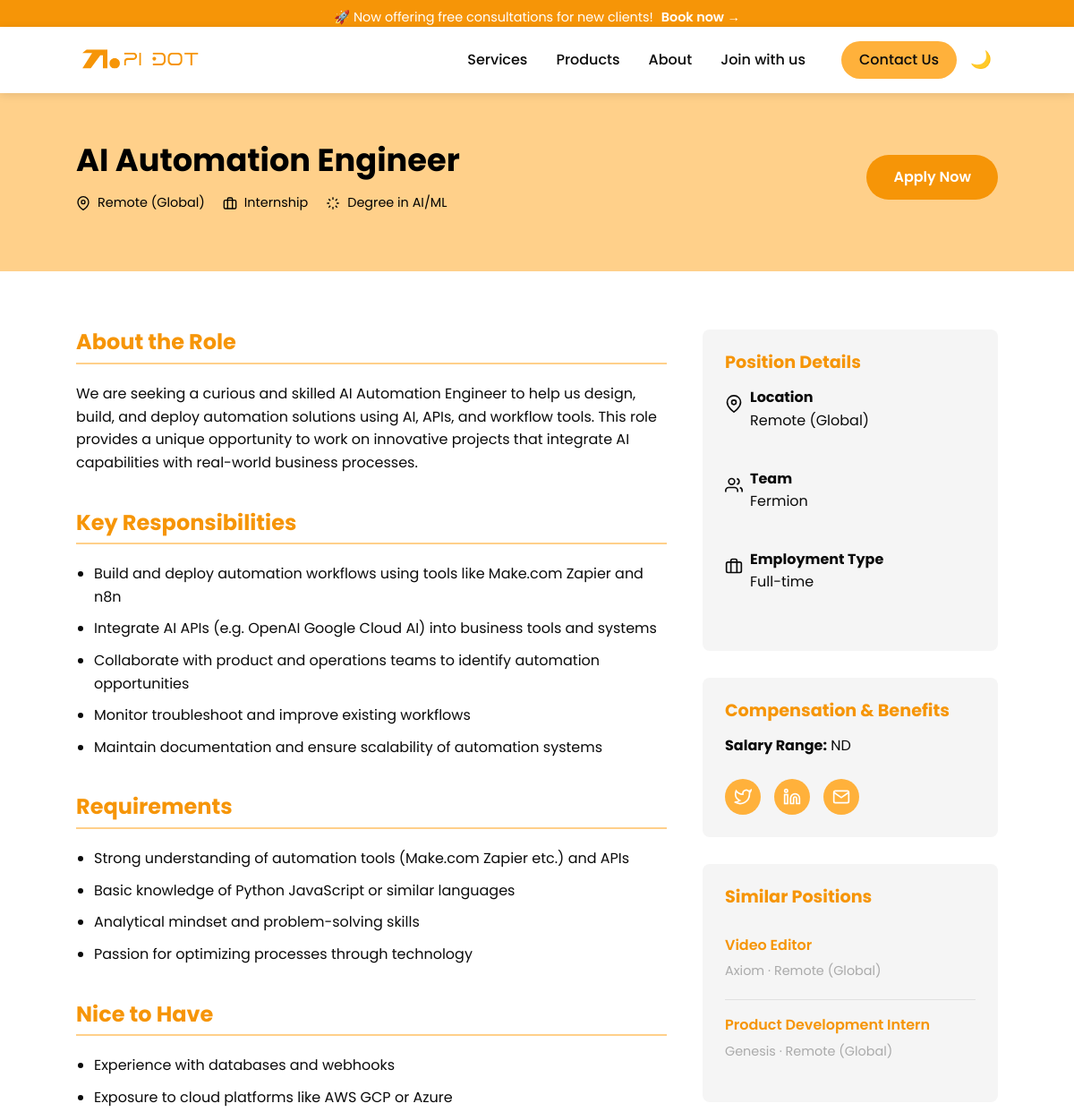
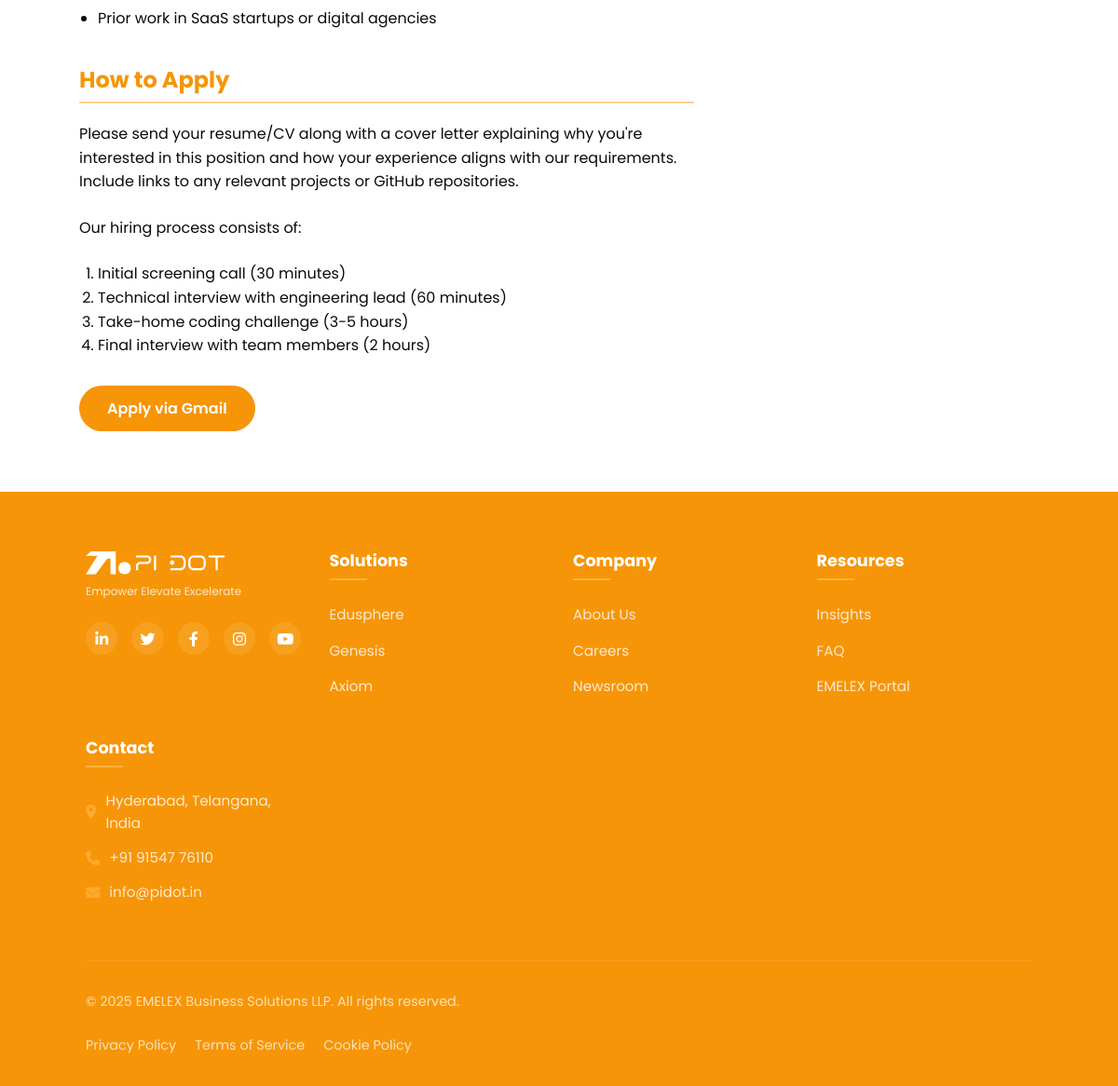
Page /PiDot/careers/ai-automation-engineer/ on the committed database (2 pictures, top to bottom).
### PiDot/models.py (models this page shows, shortened)
class ActiveRole(models.Model):
    job_id = models.CharField(max_length=100, unique=True)
    job_title = models.CharField(max_length=255)
    slug = models.SlugField(unique=True)
    date_posted = models.DateField()
    product_or_service = models.CharField(max_length=255)
    job_location = models.CharField(max_length=255)
    job_type = models.CharField(max_length=100)
    sal = models.CharField(max_length=100)
    basic_qualification = models.TextField()
    status = models.CharField(max_length=10, choices=[('Active', 'Active'), ('Inactive', 'Inactive')])
    department = models.CharField(max_length=255, blank=True, null=True)
    def __str__(self):
        return self.job_title
    def get_similar_jobs(self):
        print("Looking for jobs in department:", self.description.team)
        print("Job type:", self.job_type)
        similar = ActiveRole.objects.filter(status='Active').exclude(id=self.id)
        print("Total similar jobs before filters:", similar.count())
        return similar[:2]

class JobDescription(models.Model):
    job = models.OneToOneField(ActiveRole, on_delete=models.CASCADE, to_field='job_id', related_name='description')
    job_roles = models.TextField()
    about_role = models.TextField()
    requirements = models.TextField()
    nice_to_have = models.TextField(blank=True, null=True)
    responsibilities = models.TextField()
    team = models.CharField(max_length=255)

### PiDot/views.py (the view)
# urls.py: path('careers/<slug:slug>/', job_description_view, name='job_description'),
def job_description_view(request, slug):
    job = get_object_or_404(ActiveRole, slug=slug)
    try:
        description = JobDescription.objects.get(job=job)
        requirements_list = [req.strip() for req in description.requirements.split('\n') if req.strip()]
        nice_to_have_list = [item.strip() for item in description.nice_to_have.split('\n') if item.strip()]
        responsibilities_list = [item.strip() for item in description.responsibilities.split('\n') if item.strip()]
    except JobDescription.DoesNotExist:
        description = None
        requirements_list = []
        nice_to_have_list = []
        responsibilities_list = []
    similar_jobs = job.get_similar_jobs()
    print("Similar jobs in view:", similar_jobs)
    return render(request, 'PiDot/Job_description.html', {
        'job': job,
        'description': description,
        'requirements_list': requirements_list,
        'nice_to_have_list': nice_to_have_list,
        'responsibilities_list': responsibilities_list,
        'jobs': similar_jobs
    })

### templates/PiDot/Job_description.html (shortened to what this page needs)
{% extends "index.html" %}
{% load static %}
{% block Body %}
    <div class="position-header">
        <div class="container" style="padding: 55px 25px 25px 25px;">
            <div class="header-content">
                <div>
                    <h1 class="position-title">{{ job.job_title }}</h1>
                    <div class="position-meta">
                        <span class="meta-item">
                            <svg width="16" height="16" viewBox="0 0 24 24" fill="none" stroke="currentColor" stroke-width="2">
                                <path d="M21 10c0 7-9 13-9 13s-9-6-9-13a9 9 0 0 1 18 0z"></path>
                                <circle cx="12" cy="10" r="3"></circle>
                            </svg>
                            {{ job.job_location }}
                        </span>
                        <span class="meta-item">
                            <svg width="16" height="16" viewBox="0 0 24 24" fill="none" stroke="currentColor" stroke-width="2">
                                <rect x="2" y="7" width="20" height="14" rx="2"></rect>
                                <path d="M16 21V5a2 2 0 0 0-2-2h-4a2 2 0 0 0-2 2v16"></path>
                            </svg>
                            {{ job.job_type }}
                        </span>
                        <span class="meta-item">
                            <svg width="16" height="16" viewBox="0 0 24 24" fill="none" stroke="currentColor" stroke-width="2">
                                <path d="M12 2v4M12 18v4M4.93 4.93l2.83 2.83M16.24 16.24l2.83 2.83M2 12h4M18 12h4M4.93 19.07l2.83-2.83M16.24 7.76l2.83-2.83"></path>
                            </svg>
                            {{ job.basic_qualification }}
                        </span>
                    </div>
                </div>
                <a href="{% url 'PiDot_careers_register' %}" class="apply-btn">Apply Now</a>
            </div>
        </div>
    </div>
    <div class="container" style="padding: 25px;">
        <div class="position-body">
            <div class="position-content">
                <div class="section">
                    <h2 class="section-title">About the Role</h2>
                    <p>{{ job.description.about_role }}</p>
                </div>
                <div class="section">
                    <h2 class="section-title">Key Responsibilities</h2>
                    {% if responsibilities_list %}
                            <ul class="responsibilities-list" style="list-style: disc;">
                                {% for item in responsibilities_list %}
                                <li>{{ item }}</li>
                                {% endfor %}
                            </ul>
                        {% else %}
                        <p>No responsibilities listed.</p>
                        {% endif %}
                </div>
                <div class="section">
                    <h2 class="section-title">Requirements</h2>
                    {% if requirements_list %}
                    <ul class="requirements-list" style="list-style: disc;">
                        {% for requirement in requirements_list %}
                        <li>{{ requirement }}</li>
                        {% endfor %}
                    </ul>
                    {% else %}
                    <p>No requirements listed.</p>
                    {% endif %}
                </div>
                <div class="section">
                    <h2 class="section-title">Nice to Have</h2>
                    {% if nice_to_have_list %}
                    <ul class="requirements-list" style="list-style: disc;">
                        {% for item in nice_to_have_list %}
                        <li>{{ item }}</li>
                        {% endfor %}
                    </ul>
                    {% else %}
                    <p>None specified.</p>
                    {% endif %}
                </div>
                <div class="section" id="apply">
                    <h2 class="section-title">How to Apply</h2>
                    <p>Please send your resume/CV along with a cover letter explaining why you're interested in this position and how your experience aligns with our requirements. Include links to any relevant projects or GitHub repositories.</p>
                    <p>Our hiring process consists of:</p>
                    <div style="padding-left: 20px; padding-bottom: 30px;">
                    <ol>
                        <li>Initial screening call (30 minutes)</li>
                        <li>Technical interview with engineering lead (60 minutes)</li>
                        <li>Take-home coding challenge (3-5 hours)</li>
                        <li>Final interview with team members (2 hours)</li>
                    </ol>
                    </div>
                    <a href="https://mail.google.com/mail/?view=cm&fs=1&to=info@pidot.in&su=Application%20for%20{{ job.job_title }}" target="_blank" class="apply-btn">Apply via Gmail</a>
                </div>
            </div>
            <div class="position-sidebar">
                <div class="sidebar-card">
                    <h3 class="sidebar-title">Position Details</h3>
                    <div class="location-info" style="display: flex; align-items: flex-start; gap: 8px;" >
                        <div style="padding-top: 10px;">
                            <svg width="20" height="20" viewBox="0 0 24 24" fill="none" stroke="currentColor" stroke-width="2" >
                                <path d="M21 10c0 7-9 13-9 13s-9-6-9-13a9 9 0 0 1 18 0z"></path>
                                <circle cx="12" cy="10" r="3"></circle>
                            </svg>
                        </div>
                        <div>
                            <strong>Location</strong>
                            <p>{{ job.job_location }}</p>
                        </div>
                    </div>
                    <div class="team-info" style="display: flex; align-items: flex-start; gap: 8px;">
                        <div style="padding-top: 10px;">
                            <svg width="20" height="20" viewBox="0 0 24 24" fill="none" stroke="currentColor" stroke-width="2" >
                                <path d="M17 21v-2a4 4 0 0 0-4-4H5a4 4 0 0 0-4 4v2"></path>
                                <circle cx="9" cy="7" r="4"></circle>
                                <path d="M23 21v-2a4 4 0 0 0-3-3.87"></path>
                                <path d="M16 3.13a4 4 0 0 1 0 7.75"></path>
                            </svg>
                        </div>
                        <div>
                            <strong>Team</strong>
                            <p>{{ job.description.team }}</p>
                        </div>
                    </div>
                    <div class="type-info" style="display: flex; align-items: flex-start; gap: 8px;">
                        <div style="padding-top: 10px;">
                            <svg width="20" height="20" viewBox="0 0 24 24" fill="none" stroke="currentColor" stroke-width="2">
                                <rect x="2" y="7" width="20" height="14" rx="2"></rect>
                                <path d="M16 21V5a2 2 0 0 0-2-2h-4a2 2 0 0 0-2 2v16"></path>
                            </svg>
                        </div>
                        <div>
                            <strong>Employment Type</strong>
                            <p>Full-time</p>
                        </div>
                    </div>
                </div>
                <div class="sidebar-card">
                    <h3 class="sidebar-title">Compensation & Benefits</h3>
                    <p><strong>Salary Range:</strong> {{ job.sal }}</p>
                    <div class="share-links">
                        <a href="#" class="share-link" aria-label="Share on Twitter">
                            <svg width="20" height="20" viewBox="0 0 24 24" fill="none" stroke="currentColor" stroke-width="2">
                                <path d="M23 3a10.9 10.9 0 0 1-3.14 1.53 4.48 4.48 0 0 0-7.86 3v1A10.66 10.66 0 0 1 3 4s-4 9 5 13a11.64 11.64 0 0 1-7 2c9 5 20 0 20-11.5a4.5 4.5 0 0 0-.08-.83A7.72 7.72 0 0 0 23 3z"></path>
                            </svg>
                        </a>
                        <a href="#" class="share-link" aria-label="Share on LinkedIn">
                            <svg width="20" height="20" viewBox="0 0 24 24" fill="none" stroke="currentColor" stroke-width="2">
                                <path d="M16 8a6 6 0 0 1 6 6v7h-4v-7a2 2 0 0 0-2-2 2 2 0 0 0-2 2v7h-4v-7a6 6 0 0 1 6-6z"></path>
                                <rect x="2" y="9" width="4" height="12"></rect>
                                <circle cx="4" cy="4" r="2"></circle>
                            </svg>
                        </a>
                        <a href="#" class="share-link" aria-label="Share via Email">
                            <svg width="20" height="20" viewBox="0 0 24 24" fill="none" stroke="currentColor" stroke-width="2">
                                <path d="M4 4h16c1.1 0 2 .9 2 2v12c0 1.1-.9 2-2 2H4c-1.1 0-2-.9-2-2V6c0-1.1.9-2 2-2z"></path>
                                <polyline points="22,6 12,13 2,6"></polyline>
                            </svg>
                        </a>
                    </div>
                </div>
                <div class="sidebar-card similar-positions">
                    <h3 class="sidebar-title">Similar Positions</h3>
                    {% if jobs %}
                        {% for related_job in jobs %}
                            <div class="similar-position">
                                <a href="{% url 'job_description' slug=related_job.slug %}">{{ related_job.job_title }}</a>
                                <p>{{ related_job.description.team|default:"N/A" }} · {{ related_job.job_location }}</p>
                            </div>
                        {% endfor %}
                    {% else %}
                        <p>No similar positions available.</p>
                    {% endif %}
                </div>
            </div>
        </div>
    </div>
{% endblock Body %}

### rows in the picture
ActiveRole: job_title "AI Automation Engineer", job_location "Remote (Global)", job_type "Internship", basic_qualification "Degree in AI/ML", description.about_role "We are seeking a curious and skilled AI Automation Engineer to help us design, build, and deploy automation solutions using AI, APIs, and workflow tools. This role provides a unique opportunity to work on innovative projects that integrate AI capabilities with real-world business processes.", description.team "Fermion", sal "ND"
ActiveRole: job_title "Video Editor", description.team "Axiom", job_location "Remote (Global)"
ActiveRole: job_title "Product Development Intern", description.team "Genesis", job_location "Remote (Global)"

### other values in the picture
{{ item }} "Build and deploy automation workflows using tools like Make.com Zapier and n8n" "Integrate AI APIs (e.g. OpenAI Google Cloud AI) into business tools and systems" "Collaborate with product and operations teams to identify automation opportunities" "Monitor troubleshoot and improve existing workflows" "Maintain documentation and ensure scalability of automation systems"
{{ requirement }} "Strong understanding of automation tools (Make.com Zapier etc.) and APIs" "Basic knowledge of Python JavaScript or similar languages" "Analytical mindset and problem-solving skills" "Passion for optimizing processes through technology"
{{ item }} "Experience with databases and webhooks" "Exposure to cloud platforms like AWS GCP or Azure" "Prior work in SaaS startups or digital agencies"
